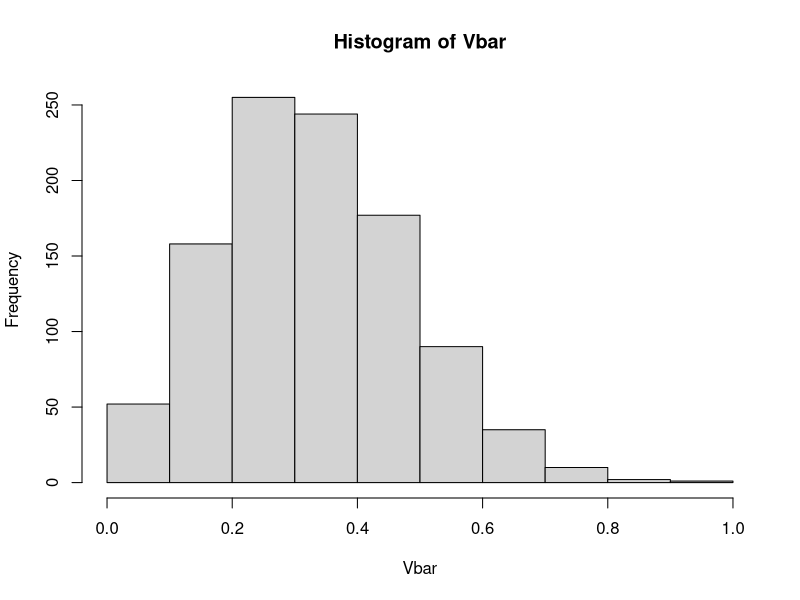
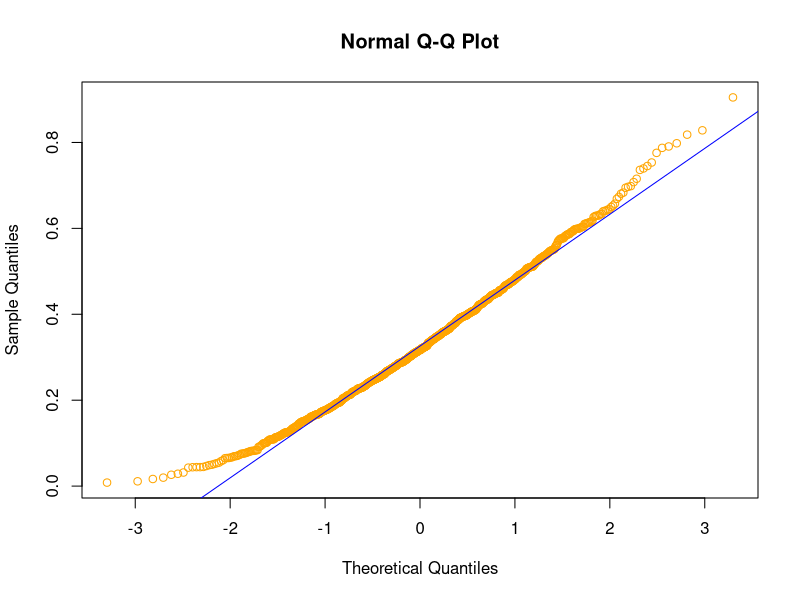
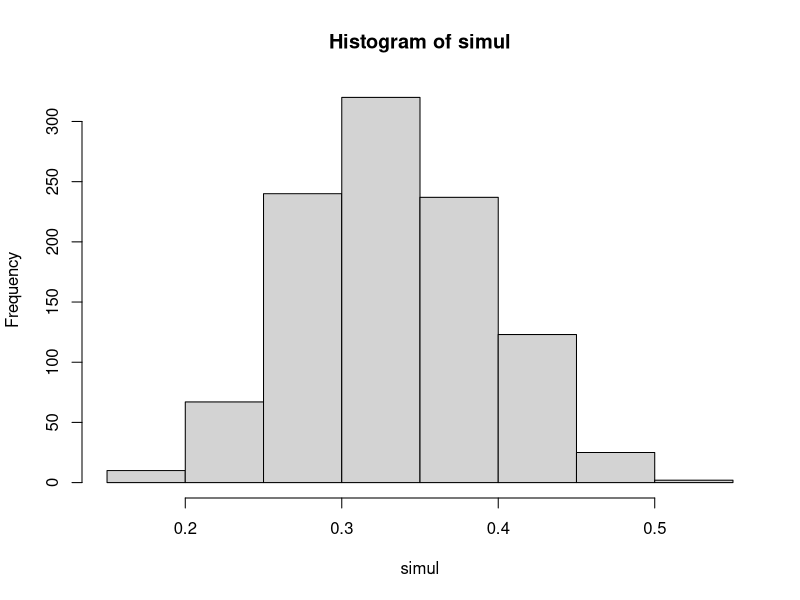
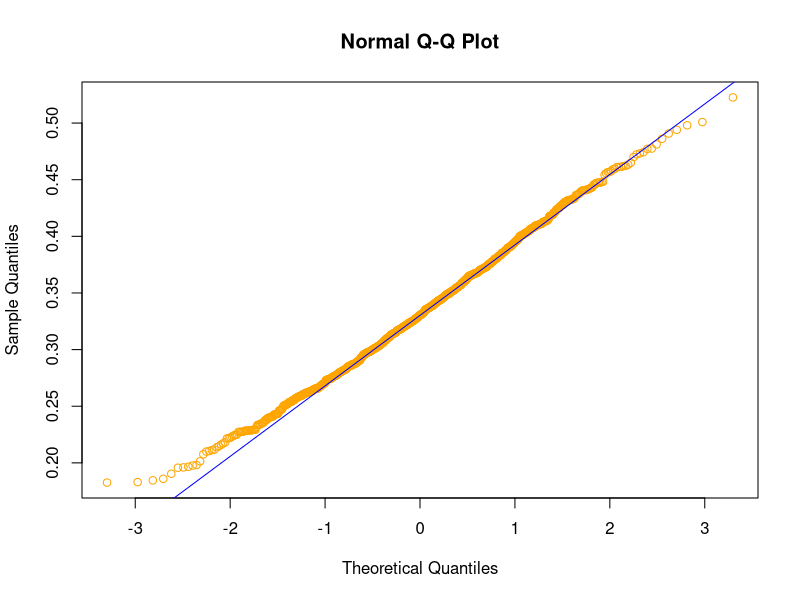

The R script that drew these images, in order:
## ---- chunk 1
knitr::opts_chunk$set(fig.width=12, fig.height=8, fig.path='Figs/', warning=FALSE, message=FALSE)
knitr::opts_chunk$set(comment=NA)
## ---- chunk 2
u1 = runif(1024, 0, 1)
u2 = runif(1024, 0, 1)
u3 = runif(1024, 0, 1)
u4 = runif(1024, 0, 1)

Vbar = (u1^2 + u2^2 + u3^2 + u4^2) / 4

hist(Vbar)


## ---- chunk 3
mean(Vbar)
## ---- chunk 4
SD = sqrt(sum((Vbar - mean(Vbar))^2)/1024)
SD

## ---- chunk 5
qqnorm(Vbar, col="orange")
qqline(Vbar, col="blue")
## ---- chunk 6
shapiro.test(Vbar)
## ---- chunk 7
clt = function(sam, rep) {
  obs = NULL
  for (i in 1:rep) {
    v = runif(sam, 0, 1)^2
    Vbar = mean(v)
    obs = c(obs, Vbar)
  }
  obs;
}

simul = clt(25, 1024)

hist(simul)
## ---- chunk 8
mean(simul)
## ---- chunk 9
SD = sqrt(sum((simul - mean(simul))^2)/1024)
SD
## ---- chunk 10
qqnorm(simul, col="orange")
qqline(simul, col="blue")
## ---- chunk 11
shapiro.test(simul)
